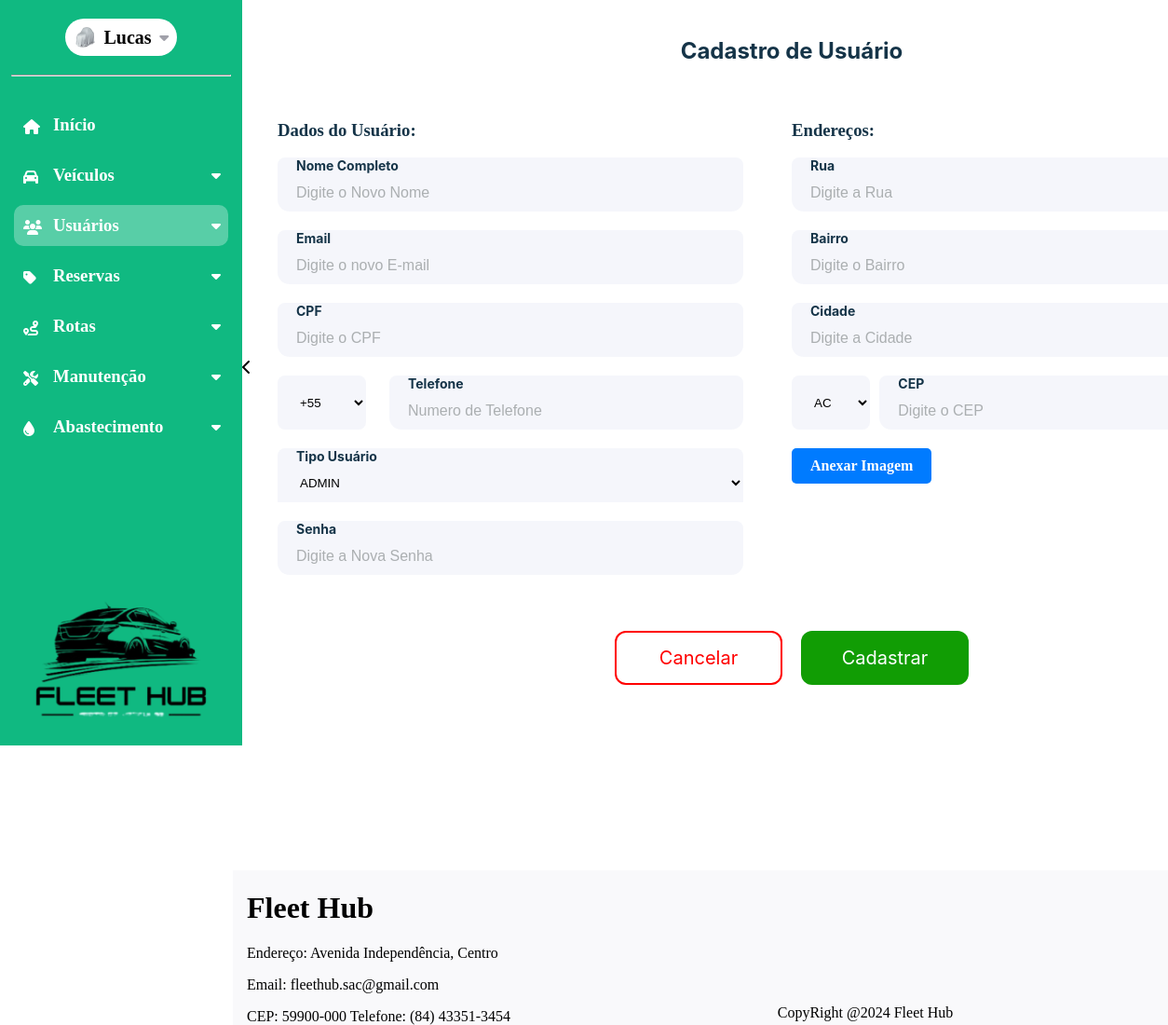
The app's page /cadastrar_usuario (signed in) with its own data.
### dashboard/models.py (models this page shows, shortened)
class CustomUser(AbstractUser):
    nome = models.CharField(max_length=50)
    email = models.EmailField(max_length=254, unique=True)
    cpf = models.CharField(max_length=11, unique=True)
    telefone = models.CharField(max_length=15)
    rua = models.CharField(max_length=35)
    bairro = models.CharField(max_length=35)
    cidade = models.CharField(max_length=35)
    cep = models.CharField(max_length=15)
    imagem = models.ImageField(
        upload_to="imagens/usuario",
        height_field=None,
        width_field=None,
        max_length=None,
        default="carro-escondido.jpg",
    )
    estado = models.ForeignKey(Estado, on_delete=models.CASCADE, null=True, blank=True)
    tipo_usuario = models.ForeignKey(TipoUsuario, on_delete=models.CASCADE, null=True, blank=True)
    status_usuario = models.ForeignKey(StatusUsuario, on_delete=models.CASCADE, null=True, blank=True)
    groups = models.ManyToManyField(
        "auth.Group",
        related_name="customuser_set",
        blank=True
    )
    user_permissions = models.ManyToManyField(
        "auth.Permission",
        related_name="customuser_permissions_set",
        blank=True
    )

### dashboard/views.py (the view, shortened to what this page needs)
# urls.py: path('cadastrar_usuario',views.cadastro_usuario,name='cadastrar_usuario'),
@login_required
def cadastro_usuario(request):
    status = get_list_or_404(StatusUsuario)
    tipos = get_list_or_404(TipoUsuario)
    estados = get_list_or_404(Estado)
    error = None
    data = {}
    return render(request,'dashboard/cadastro_usuario_app.html',{
        'estados':estados,
        'tipos':tipos,
        'status':status,
        'data': data
        })

### dashboard/templates/dashboard/cadastro_usuario_app.html (shortened to what this page needs)
{% extends "base.html" %}
{% load static %}
{% block page_name %}cadastrar_usuario{% endblock page_name %}
{% block estilos %}
<link rel="stylesheet" href="{% static 'css/cadastro_usuario_app.css' %}">
<link href="https://cdnjs.cloudflare.com/ajax/libs/font-awesome/6.0.0-beta3/css/all.min.css" rel="stylesheet">
{% endblock estilos %}
{% block content %}
    <section id="conteudo-secundario">
        <form action="" method="POST" enctype="multipart/form-data">
            <h2 id='page_title'>Cadastro de Usuário</h2>
                <div class="container">
                    <div class="menu_esquerdo">
                        <h3 class="form-title">Dados do Usuário:</h3>
                        <div class="input_container">
                            <label>Nome Completo</label>
                            <input name="nome" class="input_detect" type="text" id="nome" value="{{ data.nome|default:'' }}"
                                placeholder="Digite o Novo Nome" required>
                        </div>
                        <div class="input_container">
                            <label>Email</label>
                            <input name="email" class="input_detect" type="text" id="email" value="{{ data.email|default:'' }}"
                                placeholder="Digite o novo E-mail" required>
                        </div>
                        <div class="input_container">
                            <label>CPF</label>
                            <input name="cpf" class="input_detect" type="text"  id="cpf" value="{{ data.cpf|default:'' }}"
                                maxlength="14" placeholder="Digite o CPF" required>
                        </div>
                        <div class="campo_duplo">
                            <select class="input_detect" name="select-estado" id="select-ddd-inter">
                                <option value="">+55</option>
                            </select>
                            <div class="input_container">
                                <label>Telefone</label>
                                <input name="telefone" class="input_detect" type="text"  id="telefone" value="{{ data.telefone|default:'' }}"
                                    placeholder="Numero de Telefone" required>
                            </div>
                        </div>
                        <div class="input_container">
                            <label>Tipo Usuário</label>
                            <select class="input_detect" id="estados" name="tipo_usuario">
                                {% for tipo in tipos %}
                                <option value="{{tipo.nome}}" value="{{ data.tipo|default:'' }}">{{tipo.nome}}</option>
                                {% endfor %}
                            </select>
                        </div>
                        <div class="input_container">
                            <label>Senha</label>
                            <input name="senha" class="input_detect" type="text" id="nome"
                                placeholder="Digite a Nova Senha" required>
                        </div>
                    </div>
                    <div class="menu_direito">
                        <h3 class="form-title">Endereços:</h3>
                        <div class="input_container">
                            <label>Rua</label>
                            <input name="rua" class="input_detect" type="text" id="input-rua" value="{{ data.rua|default:'' }}"
                                placeholder="Digite a Rua" required>
                        </div>
                        <div class="input_container">
                            <label>Bairro</label>
                            <input name="bairro" class="input_detect" type="text" id="input-bairro" value="{{ data.bairro|default:'' }}" placeholder="Digite o Bairro" required>
                        </div>
                        <div class="input_container">
                            <label>Cidade</label>
                            <input name="cidade" class="input_detect" type="text" id="input-cidade" value="{{ data.cidade|default:'' }}" placeholder="Digite a Cidade" required>
                        </div>
                        <div class="estado-cep">
                            <select class="input_detect" name="estado" id="select-estado">
                                {% for estado in estados %}
                                <option value="{{estado.sigla}}" {% if data.estado == estado.sigla %}selected{% endif %}>{{estado.sigla}}</option>
                                {% endfor %}
                            </select>
                            <div class="input_container">
                                <label>CEP</label>
                                <input name="cep" class="input_detect" type="text" id="input-cep" value="{{ data.cep|default:'' }}" placeholder="Digite o CEP" required>
                            </div>
                        </div>
                        <div class="logo-img">
                            <label for="img" class="upload-button">Anexar Imagem</label>
                        </div>
                    </div>
                </div>
                <div class="rodape" id="rodape">
                    <button type="reset" id="btn-reset" onclick="cancelar_alteracoes()" class="btn-reset">Cancelar</button>
                    <button type="submit" class="btn-submit">Cadastrar</button>
                </div>
            </form>
    </section>
{% endblock content %}

### global_templates/base.html (shortened to what this page needs)
{% load static %}
<!DOCTYPE html>
<html lang="en">
<head>
    <link rel="stylesheet" href="{% static 'css/global-style.css' %}">
    {% block estilos %}{% endblock %}
    <link rel="stylesheet" href="https://cdnjs.cloudflare.com/ajax/libs/font-awesome/6.6.0/css/all.min.css"
 />
</head>
<body id="{% block body_id %}default-page{% endblock %}" data-page="{% block page_name %}default{% endblock %}">
    <div class="container-base" id="container-base">
        <aside id="sidebar">
            <div id="user-menu-sidebar">
                <div id="user_menu">
                    <img id="img_perfil" src="{{request.user.imagem.url}}" alt="" title="Imagem do Perfil">
                    <h1 id="gestor_name">{{request.user.first_name}}</h1>
                    <i id="user_icon" class="fa-solid fa-caret-down" style="color: #a1a1aa;"></i>
                </div>
                <hr>
                <div id="sidebar-expansive">
                    <a href="{% url 'tela_dashboard' %}" class="element-icon"><i class="fa-solid fa-house icon"
                            title="Início"></i>
                        <h3 id="text-init">Início</h3>
                    </a>
                    {% if user.tipo_usuario.nome == 'ADMIN' and user.status_usuario.status == 'Ativo' %}
                        <a class="element-icon" id="id-veiculos"><i class="fa-solid fa-car icon" title="Veículos"></i>
                            <h3 class="text-menu-lateral" id="text-veicles">Veículos</h3>
                            <i id="icon_veiculos" class="fa-solid fa-caret-down"
                                style="color: rgb(255, 255, 255); display: block; transform: rotate(0deg);"></i>
                        </a>
                    {% endif %}
                    {% if user.tipo_usuario.nome == 'ADMIN' or user.tipo_usuario.nome == 'Cliente' and user.status_usuario.status == 'Ativo' %}
                        <a class="element-icon" id="id-usuarios">
                            <i class="fa-solid fa-users icon" title="Usuários"></i>
                            <h3 class="text-menu-lateral" id="text-users">Usuários</h3>
                            <i id="icon_usuarios" class="fa-solid fa-caret-down"
                                style="color: rgb(255, 255, 255); display: block; transform: rotate(0deg);">
                            </i>
                        </a>
                    {% endif %}
                    {% if user.tipo_usuario.nome == 'ADMIN' or user.tipo_usuario.nome == 'Cliente' and user.status_usuario.status == 'Ativo' %}
                        <a class="element-icon" id="id-reservas"><i class="fa-solid fa-tag icon" title="Reservas"></i>
                            <h3 class="text-menu-lateral" id="text-reservations">Reservas</h3>
                                <i id="icon_reservas" class="fa-solid fa-caret-down"
                                style="color: rgb(255, 255, 255); display: block; transform: rotate(0deg);"></i>
                        </a>
                    {% endif %}
                    {% if user.tipo_usuario.nome == 'ADMIN' and user.status_usuario.status == 'Ativo' %}
                        <a class="element-icon" id="id-rotas"><i class="fa-solid fa-route icon" title="Rotas"></i>
                            <h3 class="text-menu-lateral" id="text-routes">Rotas</h3>
                                <i id="icon_rotas" class="fa-solid fa-caret-down"
                                style="color: rgb(255, 255, 255); display: block; transform: rotate(0deg);"></i>
                        </a>
                    {% endif %}
                    {% if user.tipo_usuario.nome == 'ADMIN' and user.status_usuario.status == 'Ativo' %}
                        <a class="element-icon" id="id-manutencao">
                            <i class="fa-solid fa-screwdriver-wrench icon" title="Manutenção">
                            </i>
                            <h3 class="text-menu-lateral" id="text-maintenance">Manutenção</h3>
                                <i id="icon_manutencao" class="fa-solid fa-caret-down"
                                style="color: rgb(255, 255, 255); display: block; transform: rotate(0deg);"></i>
                        </a>
                    {% endif %}
                    {% if user.tipo_usuario.nome == 'ADMIN' and user.status_usuario.status == 'Ativo' %}
                        <a class="element-icon" id="id-abastecimento">
                            <i class="fa-solid fa-droplet icon"
                                title="Abastecimento">
                            </i>
                        <h3 class="text-menu-lateral" id="text-supply">Abastecimento</h3>
                            <i id="icon_abastecimento" class="fa-solid fa-caret-down"
                                style="color: rgb(255, 255, 255); display: block; transform: rotate(0deg);"></i>
                        </a>
                    {% endif %}
                </div>
                <img src="{% static 'img/logo_fleethub.png' %}" alt="" style="width: 100%;">
            </div>
            <div id="div-img_sidebar-expansive"><i id="img_sidebar-expansive" class="fa-solid fa-chevron-left"></i></div>
        </aside>
    </div>
    <div id="content-and-footer">
        <div id='container-block-content'>
            {% block content %}{% endblock content %}
        </div>
        <footer>
            <div class="footer-left" style="margin-left: 15px;">
                <h1>Fleet Hub</h1>
                <p>Endereço: Avenida Independência, Centro</p>
                <p>Email: fleethub.sac@gmail.com</p>
                <p style="margin-bottom: 0;">CEP: 59900-000 Telefone: (84) 43351-3454</p>
            </div>
            <div class="footer-center">
                <p style="margin-bottom: 0; margin-top: 0;">CopyRight @2024 Fleet Hub </p>
            </div>
        </footer>
    </div>
</body>
</html>

### global_static/css/global-style.css (style rules this page uses)
:root { --color-white:#ffffff; --color-green-menu: #10B981; --menu-modulos-color:rgba(255,255,255,0.3); }
body { background-color:var(--color-white); margin: 0; display: flex; height: 1400px; }
hr { background-color: white; width: 90%; height: 0.5px; margin: 20px auto; }
#page_title { margin: auto; text-align: center; font-family: Inter; font-weight: bold; font-size: 24px; color: #153448; padding-top: 40px; padding-bottom: 40px; width: 1200px; }
#sidebar { background-color: var(--color-green-menu); display: flex; width: 260px; position: fixed; height: 100vh; }
.container-base { display: grid; transition: 800ms; grid-template-columns: 250px 1fr; height: 100vh; }
#user_menu { display: flex; justify-content: space-evenly; align-items: center; width: 120px; height: 40px; border-radius: 50px; background-color: var(--color-white); margin-top: 20px; }
.text-menu-lateral { width: 150px; }
#user_icon { transition: 400ms; }
#gestor_name { font-size: 20px; }
#img_perfil { border-radius: 50%; width: 24px; height: 24px; }
.fa-caret-down { transition: 0.5s; }
#user-menu-sidebar { display: flex; flex-direction: column; align-items: center; }
#img_sidebar-expansive { width: 28px; height: 28px; }
#div-img_sidebar-expansive { width: 28px; height: auto; display: flex; align-items: center; }
#sidebar-expansive { background-color: var(--color-green-menu); width: 260px; height: 100% }
.element-icon { text-decoration: none; display: flex; align-items: center; gap: 20px; margin-left: 15px; margin-right: 15px; margin-top: 10px; width: 230px; height: 44px; border-radius: 10px; }
.icon { width: 12px; height: 12px; margin-left: 10px; color: var(--color-white); }
#sidebar-expansive h3 { color: var(--color-white); }
#content-and-footer { display: grid; grid-template-rows: 1fr auto; width: 100%; }
footer { width: 100%; height: auto; margin: 0; display: flex; flex-direction: row; justify-content: space-between; align-items: center; background-color: rgba(239,240,244,0.4); }
.footer-center { margin-top:140px; }

### records on screen
CustomUser: user.imagem (picture), user.first_name "Lucas"

### other values on screen
form field tipo_usuario "ADMIN"
form field estado "AC"
